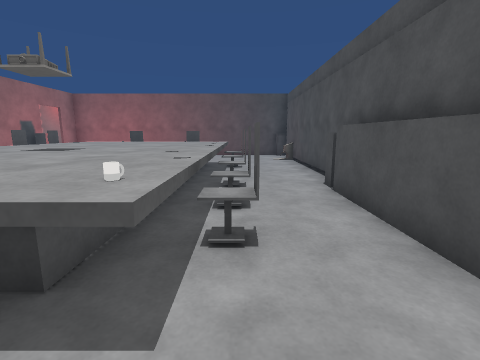
[1] (above)

18 first-person views from a walk through a 3-D level made in the Unity game engine. The camera is 1.2 m above the floor, tilts 10° down and sees 85° across. The floor is counted in squares, 1 m on a side. Each view is taken from the middle of a square. On the plan, view 1 faces up. The plan holds only what a view shows up to about 12 squares ahead; the rest is blank. The player is left out. Some surface patterns are stand-ins.

[2]
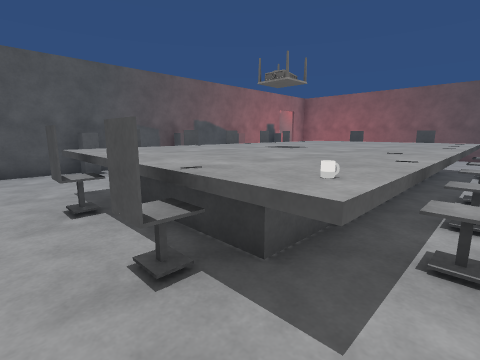

[3]
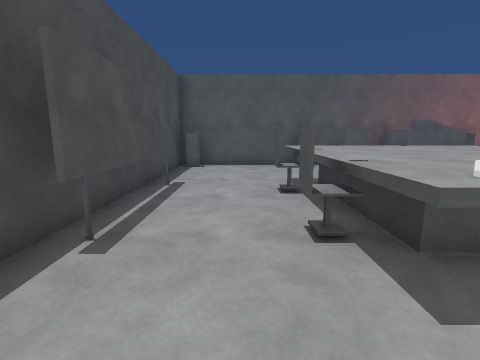

[4]
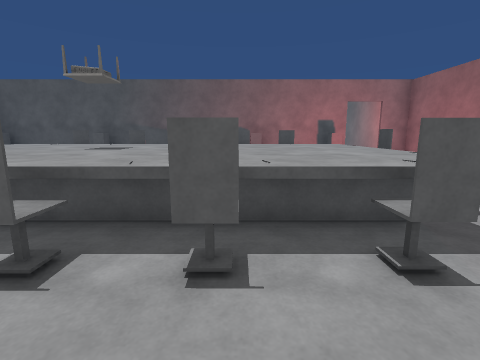

[5]
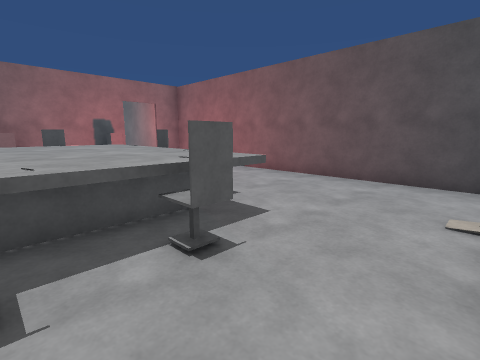

[6]
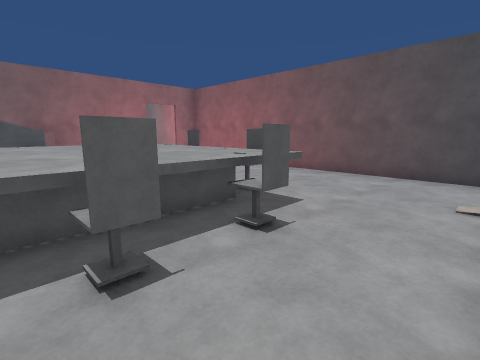

[7]
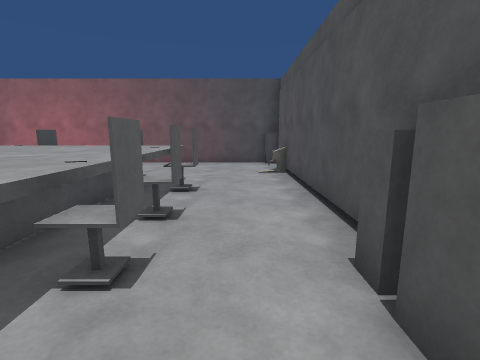

[8]
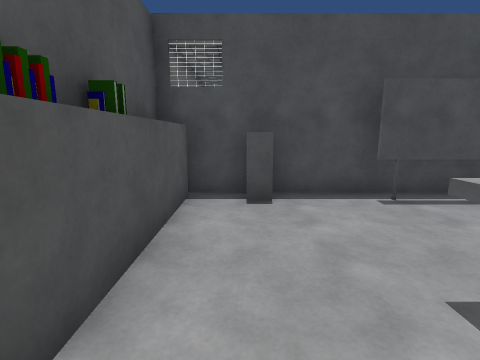

[9]
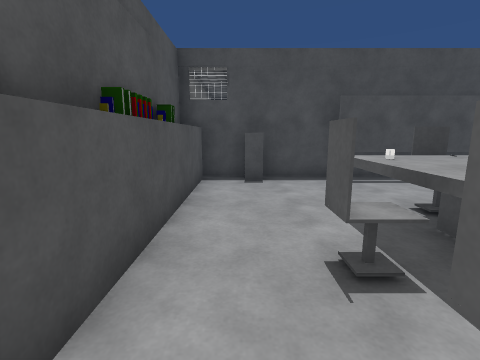

[10]
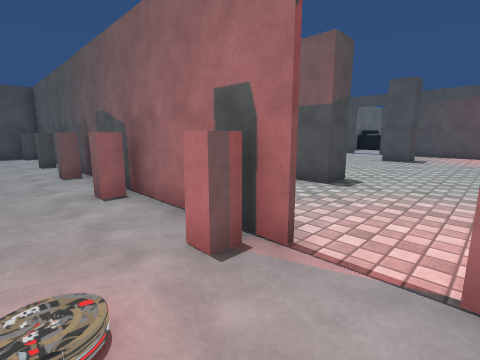

[11]
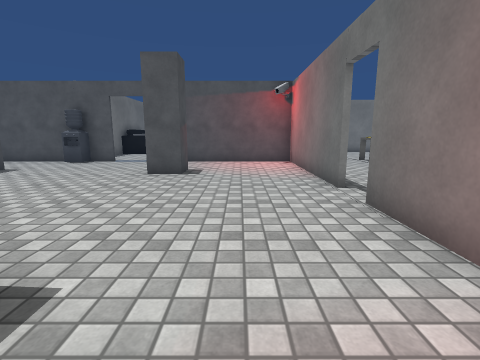

[12]
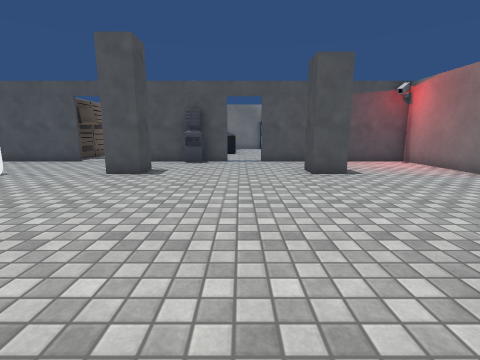

[13]
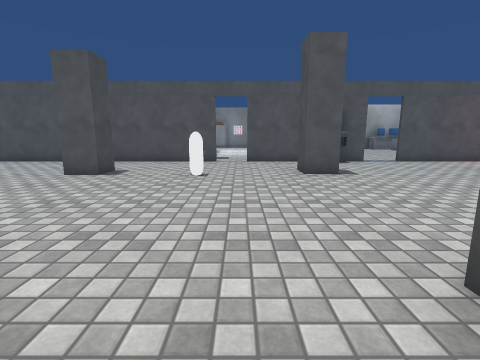

[14]
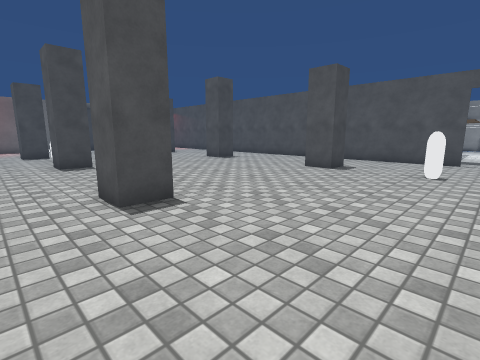

[15]
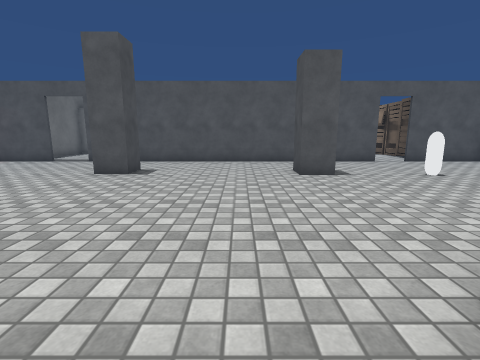

[16]
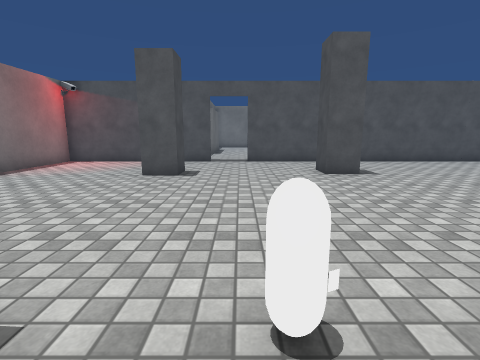

[17]
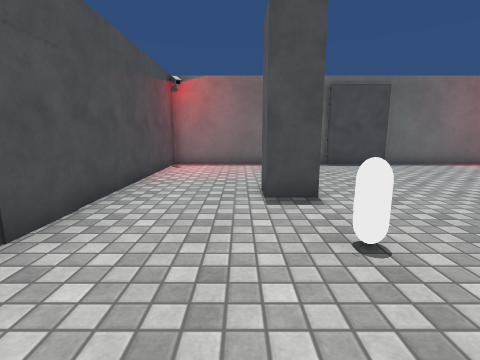

[18]
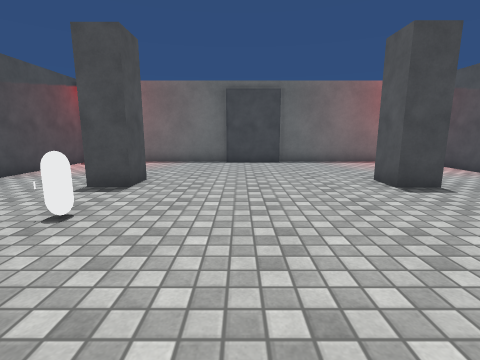

### Floor plan
Key: @ floor where view 1 was taken; # wall or solid block; . floor; ^ raised ledge; B grey block; C chair; G grey column; W white capsule; O other object.
Columns run from 26 left of view 1 to 3 right of it. Each row starts with its distance up from view 1.
 21   O
 20   OO
 19    O
 18    ..
 17     ...
 16       ....
 15   #######.###    ###########B#
 14   #..............#.. ........#
 13   #.................  .......#
 12   #..............B..   ......#
 11   #..GG.....GG.. #..^CC^C^...#
 10   #...G.....GG   #..C^^^^^C..#
  9   #...........   B.CC^^^^^C..#
  8   .............  #.CC^^^^^C..#
  7   #...........   #..C^^^^^...#
  6   #O..........   B.CC^^^^^C.B#
  5    ..GG.....GG   #.CC^^^^^..##
  4    ..GG.....GG   #..C^^^^^C.##
  3   #...........   #.CC^^^^^C.##
  2   .............. B..^^^^^^..O#
  1 OO#...W......... #..^CC^C^..O#
  0   O............. #........@.O#
 -1   O............. #..........^#
 -2   O...G......G.. B#########B^#
 -3   #..GG......G..
 -4   #.............
 -5   #.............
 -6   #.............
 -7   #.............
 -8   #.............
 -9   #..GG.....GG..
-10   #..............
-11   #..............
-12   ...........O...#
-13   ...............#
-14   #...G......G...#
-15   #...G......G...#
-16   #..............#
-17   #..............#
-18   #..............#
-19   #......##......#
-20   ################

Positions as (right, up) in squares from view 1, and headings:
1: (0, 0), facing up
2: (0, 0), facing up-left
3: (1, 0), facing left
4: (2, 8), facing left
5: (2, 8), facing up-left
6: (2, 7), facing up-left
7: (1, 4), facing up
8: (1, 3), facing down
9: (1, 5), facing down
10: (-7, 14), facing down-left
11: (-12, 13), facing left
12: (-12, 8), facing left
13: (-12, 2), facing left
14: (-11, 2), facing down-left
15: (-12, -5), facing left
16: (-12, -12), facing left
17: (-12, -9), facing down
18: (-16, -8), facing down
